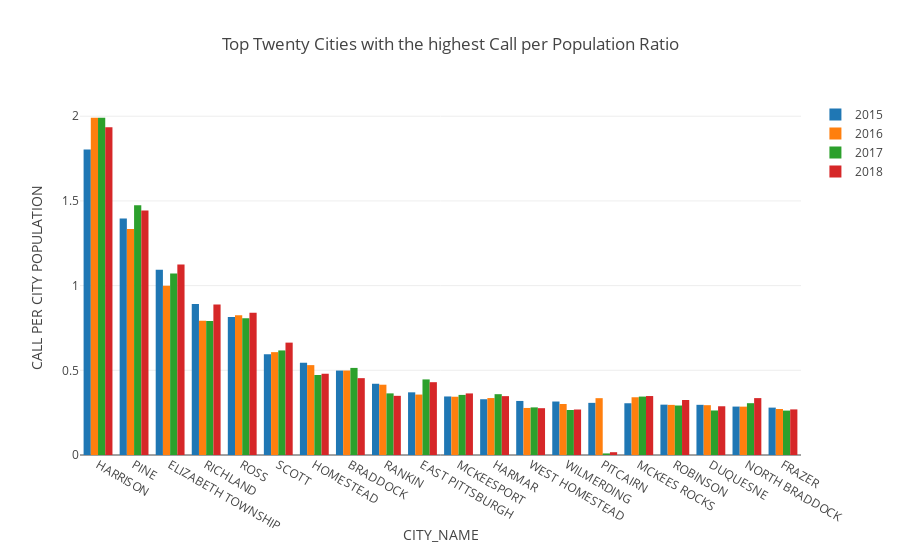

Notebook code cell kept with this figure:
### Code cell
def generate_labels(title,xlabel,ylabel):    
    layout = go.Layout(title= title,
                       xaxis=dict(title=xlabel, automargin=True),
                       yaxis=dict(title=ylabel))
    return {'layout':layout}

title = ('Top Twenty Cities with the highest Call per '
         'Population Ratio')
xlabel = 'CITY_NAME'
ylabel = 'CALL PER CITY POPULATION'
fig = bar_plot(Top_20_df)
fig.update(generate_labels(title,xlabel,ylabel))
iplot(fig)

### Figure 1 — Plotly figure (JSON) as saved in the notebook; plotly's stock layout.template omitted (floating-point values rounded to 4 significant figures)
{"data": [{"name": "2015", "type": "bar", "uid": "f7f8da4d-8b72-46f8-9ddf-688e22f13a22", "x": ["HARRISON", "PINE", "ELIZABETH TOWNSHIP", "RICHLAND", "ROSS", "SCOTT", "HOMESTEAD", "BRADDOCK", "RANKIN", "EAST PITTSBURGH", "MCKEESPORT", "HARMAR", "WEST HOMESTEAD", "WILMERDING", "PITCAIRN", "MCKEES ROCKS", "ROBINSON", "DUQUESNE", "NORTH BRADDOCK", "FRAZER"], "y": [1.803, 1.397, 1.094, 0.8915, 0.814, 0.5946, 0.5451, 0.4986, 0.4206, 0.37, 0.3456, 0.3292, 0.3191, 0.3157, 0.3078, 0.3055, 0.2973, 0.2963, 0.2858, 0.2798]}, {"name": "2016", "type": "bar", "uid": "731f73af-3e0a-449e-a4bc-d8f0d40e7a59", "x": ["HARRISON", "PINE", "ELIZABETH TOWNSHIP", "ROSS", "RICHLAND", "SCOTT", "HOMESTEAD", "BRADDOCK", "RANKIN", "EAST PITTSBURGH", "MCKEESPORT", "MCKEES ROCKS", "HARMAR", "PITCAIRN", "WILMERDING", "ROBINSON", "DUQUESNE", "NORTH BRADDOCK", "WEST HOMESTEAD", "FRAZER"], "y": [1.991, 1.334, 0.9987, 0.8251, 0.7923, 0.6072, 0.5307, 0.4988, 0.415, 0.3568, 0.344, 0.3409, 0.3362, 0.3355, 0.301, 0.2958, 0.2941, 0.2855, 0.2778, 0.2717]}, {"name": "2017", "type": "bar", "uid": "9ba5f8e6-5647-45ed-af26-c1ec98bdf0e7", "x": ["HARRISON", "PINE", "ELIZABETH TOWNSHIP", "ROSS", "RICHLAND", "SCOTT", "BRADDOCK", "HOMESTEAD", "EAST PITTSBURGH", "RANKIN", "HARMAR", "MCKEESPORT", "MCKEES ROCKS", "NORTH BRADDOCK", "ROBINSON", "WEST HOMESTEAD", "WILMERDING", "DUQUESNE", "FRAZER", "PITCAIRN"], "y": [1.991, 1.474, 1.072, 0.8072, 0.7911, 0.6174, 0.5142, 0.4722, 0.4462, 0.3638, 0.3591, 0.3547, 0.3449, 0.3059, 0.2921, 0.2811, 0.2657, 0.2628, 0.2621, 0.009349]}, {"name": "2018", "type": "bar", "uid": "970da8a9-c665-4e35-967d-0dc3a6f0cfeb", "x": ["HARRISON", "PINE", "ELIZABETH TOWNSHIP", "RICHLAND", "ROSS", "SCOTT", "HOMESTEAD", "BRADDOCK", "EAST PITTSBURGH", "MCKEESPORT", "RANKIN", "MCKEES ROCKS", "HARMAR", "NORTH BRADDOCK", "ROBINSON", "DUQUESNE", "WEST HOMESTEAD", "FRAZER", "WILMERDING", "PITCAIRN"], "y": [1.936, 1.443, 1.124, 0.889, 0.8403, 0.6635, 0.4798, 0.4537, 0.4299, 0.3636, 0.3493, 0.3481, 0.3475, 0.3359, 0.3246, 0.2877, 0.2764, 0.2692, 0.2685, 0.01652]}], "layout": {"title": {"text": "Top Twenty Cities with the highest Call per Population Ratio"}, "xaxis": {"automargin": true, "title": {"text": "CITY_NAME"}}, "yaxis": {"title": {"text": "CALL PER CITY POPULATION"}}}}
